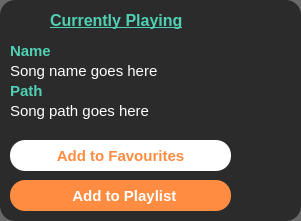
   <widget class="QFrame" name="frame_2">
    <property name="geometry">
     <rect>
      <x>10</x>
      <y>60</y>
      <width>301</width>
      <height>221</height>
     </rect>
    </property>
    <property name="styleSheet">
     <string notr="true">background-color: rgba(0, 0, 0, 150);
border-radius: 15px;</string>
    </property>
    <property name="frameShape">
     <enum>QFrame::StyledPanel</enum>
    </property>
    <property name="frameShadow">
     <enum>QFrame::Raised</enum>
    </property>
    <widget class="QLabel" name="label_3">
     <property name="geometry">
      <rect>
       <x>50</x>
       <y>10</y>
       <width>191</width>
       <height>21</height>
      </rect>
     </property>
     <property name="font">
      <font>
       <pointsize>12</pointsize>
       <weight>75</weight>
       <bold>true</bold>
       <underline>true</underline>
      </font>
     </property>
     <property name="styleSheet">
      <string notr="true">background-color: rgba(0, 0, 0,0);
color: rgb(79, 208, 178);</string>
     </property>
     <property name="text">
      <string>Currently Playing</string>
     </property>
    </widget>
    <widget class="QLabel" name="label_4">
     <property name="geometry">
      <rect>
       <x>10</x>
       <y>10</y>
       <width>31</width>
       <height>21</height>
      </rect>
     </property>
     <property name="font">
      <font>
       <pointsize>12</pointsize>
       <weight>75</weight>
       <bold>true</bold>
      </font>
     </property>
     <property name="styleSheet">
      <string notr="true">background-color: rgba(0, 0, 0,0);
color: rgb(79, 208, 178);</string>
     </property>
     <property name="text">
      <string/>
     </property>
     <property name="pixmap">
      <pixmap resource="res.qrc">:/img/utils/images/current-music.png</pixmap>
     </property>
     <property name="scaledContents">
      <bool>true</bool>
     </property>
    </widget>
    <widget class="QLabel" name="label_5">
     <property name="geometry">
      <rect>
       <x>10</x>
       <y>40</y>
       <width>141</width>
       <height>21</height>
      </rect>
     </property>
     <property name="font">
      <font>
       <pointsize>11</pointsize>
       <weight>75</weight>
       <bold>true</bold>
      </font>
     </property>
     <property name="styleSheet">
      <string notr="true">background-color: rgba(0, 0, 0,0);
color: rgb(79, 208, 178);</string>
     </property>
     <property name="text">
      <string>Name</string>
     </property>
    </widget>
    <widget class="QLabel" name="current_song_name">
     <property name="geometry">
      <rect>
       <x>10</x>
       <y>60</y>
       <width>281</width>
       <height>21</height>
      </rect>
     </property>
     <property name="font">
      <font>
       <pointsize>11</pointsize>
       <weight>50</weight>
       <bold>false</bold>
      </font>
     </property>
     <property name="styleSheet">
      <string notr="true">background-color: rgba(0, 0, 0,0);
color: rgb(255, 255, 255);</string>
     </property>
     <property name="text">
      <string>Song name goes here</string>
     </property>
    </widget>
    <widget class="QLabel" name="label_7">
     <property name="geometry">
      <rect>
       <x>10</x>
       <y>80</y>
       <width>141</width>
       <height>21</height>
      </rect>
     </property>
     <property name="font">
      <font>
       <pointsize>11</pointsize>
       <weight>75</weight>
       <bold>true</bold>
      </font>
     </property>
     <property name="styleSheet">
      <string notr="true">background-color: rgba(0, 0, 0,0);
color: rgb(79, 208, 178);</string>
     </property>
     <property name="text">
      <string>Path</string>
     </property>
    </widget>
    <widget class="QLabel" name="current_song_path">
     <property name="geometry">
      <rect>
       <x>10</x>
       <y>100</y>
       <width>281</width>
       <height>21</height>
      </rect>
     </property>
     <property name="font">
      <font>
       <pointsize>11</pointsize>
       <weight>50</weight>
       <bold>false</bold>
      </font>
     </property>
     <property name="styleSheet">
      <string notr="true">background-color: rgba(0, 0, 0,0);
color: rgb(255, 255, 255);</string>
     </property>
     <property name="text">
      <string>Song path goes here</string>
     </property>
    </widget>
    <widget class="QPushButton" name="add_to_fav_btn">
     <property name="geometry">
      <rect>
       <x>10</x>
       <y>140</y>
       <width>221</width>
       <height>31</height>
      </rect>
     </property>
     <property name="font">
      <font>
       <pointsize>11</pointsize>
       <weight>75</weight>
       <bold>true</bold>
      </font>
     </property>
     <property name="cursor">
      <cursorShape>PointingHandCursor</cursorShape>
     </property>
     <property name="styleSheet">
      <string notr="true">background-color: rgb(255, 255, 255);
color: rgb(255, 140, 64);</string>
     </property>
     <property name="text">
      <string>Add to Favourites</string>
     </property>
     <property name="icon">
      <iconset resource="res.qrc">
       <normaloff>:/img/utils/images/like.png</normaloff>:/img/utils/images/like.png</iconset>
     </property>
     <property name="iconSize">
      <size>
       <width>24</width>
       <height>24</height>
      </size>
     </property>
    </widget>
    <widget class="QPushButton" name="add_to_playlist_btn">
     <property name="geometry">
      <rect>
       <x>10</x>
       <y>180</y>
       <width>221</width>
       <height>31</height>
      </rect>
     </property>
     <property name="font">
      <font>
       <pointsize>11</pointsize>
       <weight>75</weight>
       <bold>true</bold>
      </font>
     </property>
     <property name="cursor">
      <cursorShape>PointingHandCursor</cursorShape>
     </property>
     <property name="styleSheet">
      <string notr="true">background-color: rgb(255, 140, 64);
color: rgb(255, 255, 255);</string>
     </property>
     <property name="text">
      <string>  Add to Playlist</string>
     </property>
     <property name="icon">
      <iconset resource="res.qrc">
       <normaloff>:/img/utils/images/music_list.png</normaloff>:/img/utils/images/music_list.png</iconset>
     </property>
     <property name="iconSize">
      <size>
       <width>24</width>
       <height>24</height>
      </size>
     </property>
    </widget>
   </widget>
